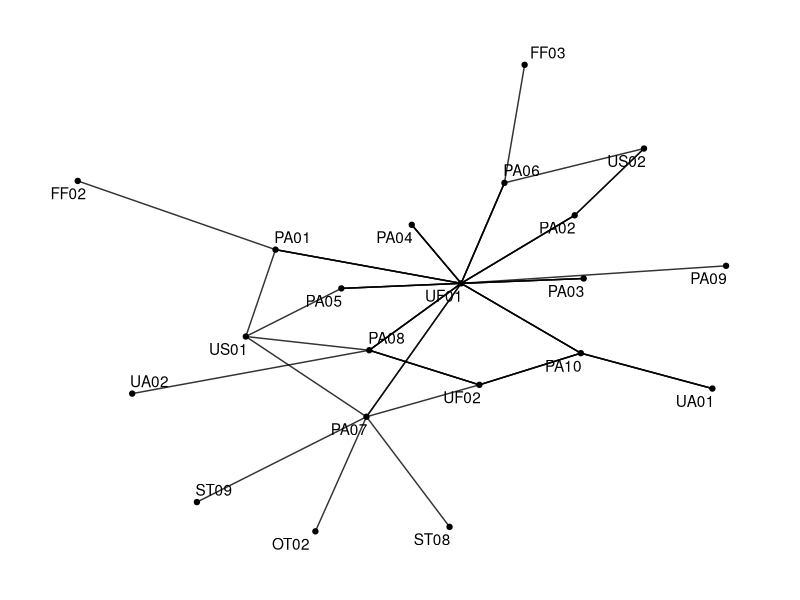
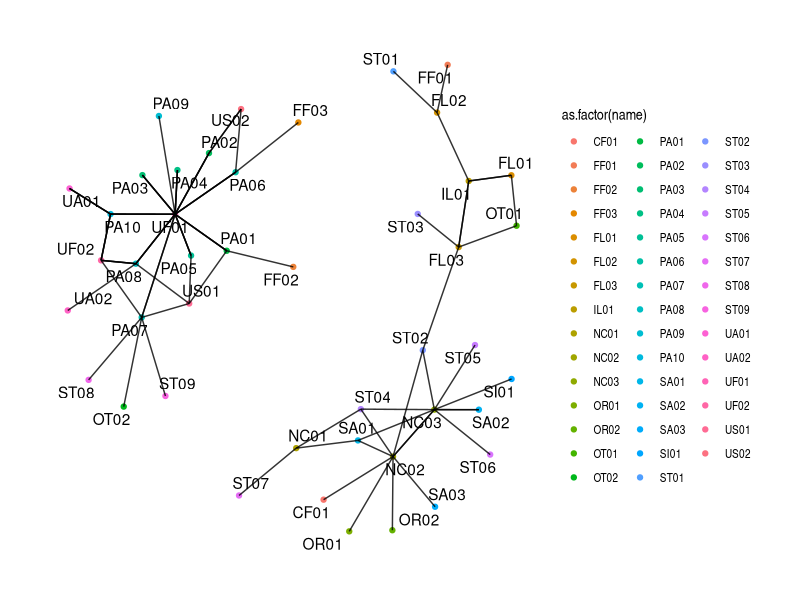
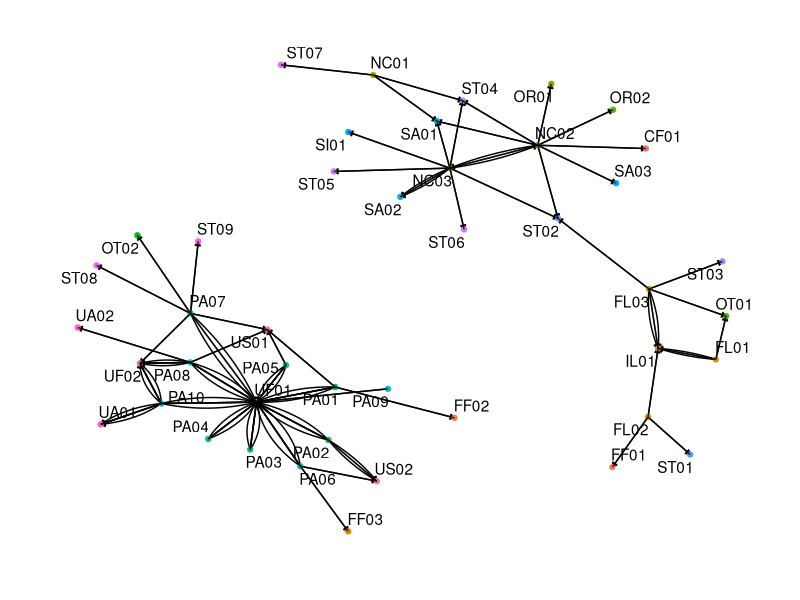
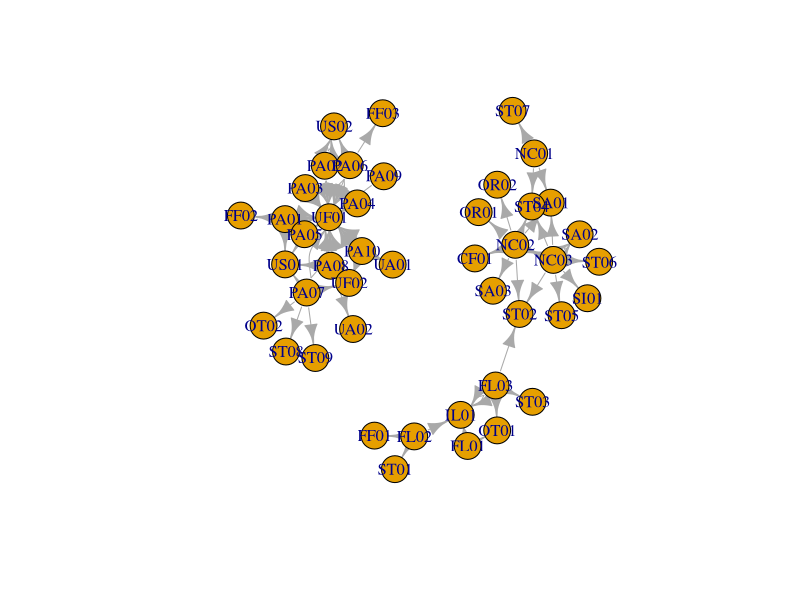
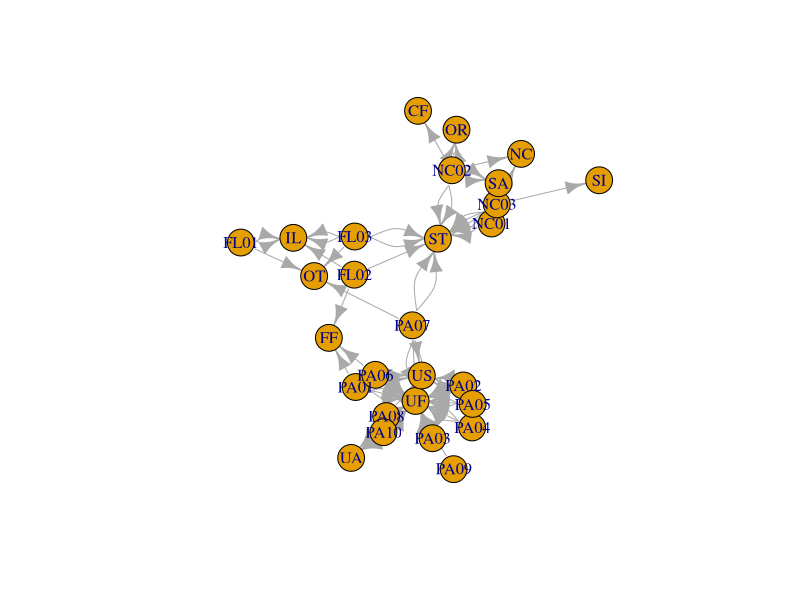
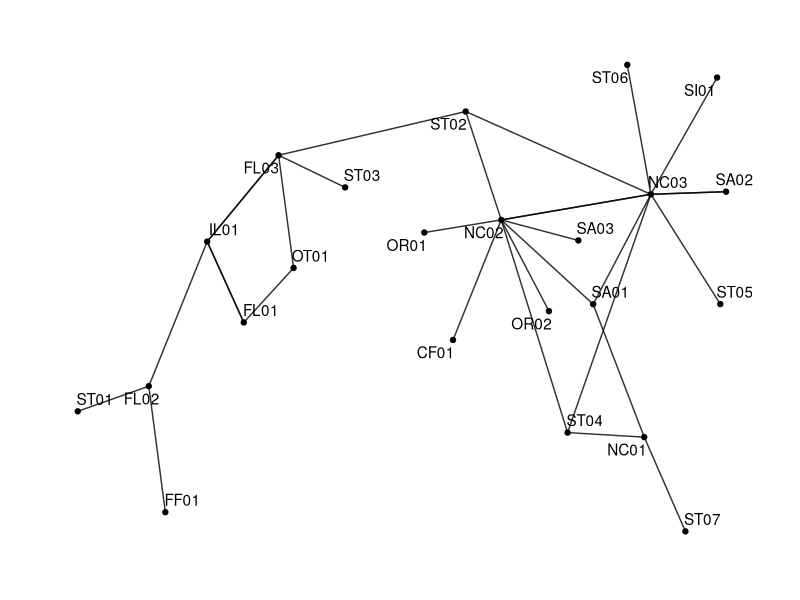
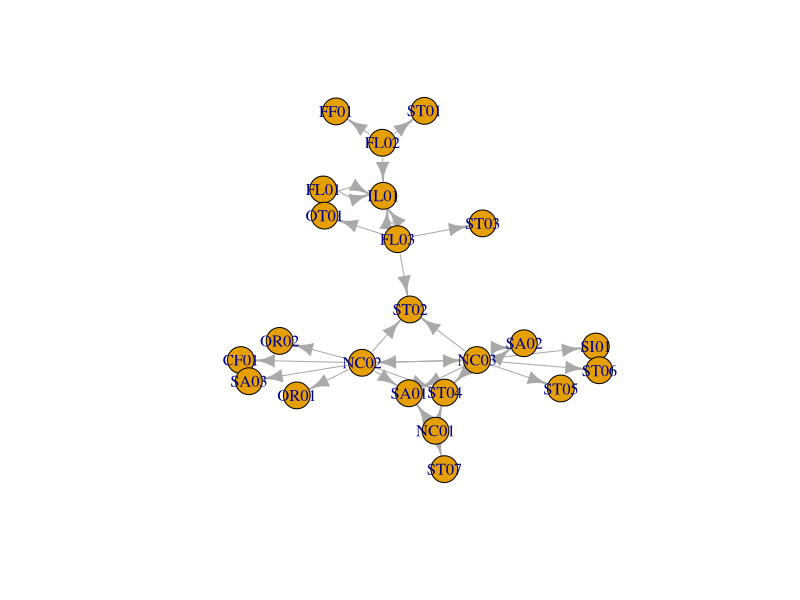

These figures' R source, in order: (Note: this script raises an error after producing the figures.)
library(readr)
library(dplyr)
library(tidyr)
library(igraph)
#library(sna)
#library(GGally)
library(tidygraph)
library(ggraph)

calculate.centrality <- function(the.frame) {
  
  the.graph <- simplify(
    graph_from_edgelist(as.matrix(the.frame), directed = TRUE),
    remove.loops = TRUE,
    remove.multiple = TRUE
  )
  
  data.degree <-
    centralization.degree(the.graph, mode = "all", loops = FALSE)
  data.net.degree <- the.graph$centralization
  data.betweenness <-
    centralization.betweenness(the.graph, directed = FALSE)
  data.net.betweenness <- data.betweenness$centralization
  data.closeness <-
    centralization.closeness(the.graph, mode = "all")
  data.net.closeness <- data.closeness$centralization
  data.eigen <- centralization.evcent(the.graph, directed = FALSE)
  data.coreness <- coreness(the.graph, mode = "all")
  
  analysis.network.data <- data.frame(
    degree = data.degree$res,
    betweenness = data.betweenness$res,
    closeness = data.closeness$res,
    eigen = data.eigen$vector,
    coreness = data.coreness
  )
  return(analysis.network.data)
}

pates.frame <- read_csv("data/pates-sna-01.csv", show_col_types = FALSE) |>
  mutate_all(toupper) |>
  pivot_longer(cols = starts_with("Q"),
               names_to = "question",
               values_to = "to") |>
  na.omit() |>
  select("question", "from" = "id", "to")
ncfl.frame <- read_csv("data/ncfl-sna-01.csv", show_col_types = FALSE) |>
  mutate_all(toupper) |>
  pivot_longer(cols = starts_with("Q"),
               names_to = "question",
               values_to = "to") |>
  na.omit() |>
  select("question", "from" = "ID", "to")

full.frame <- rbind(pates.frame, ncfl.frame)

df <- pates.frame[,2:3]
graph <- graph_from_data_frame(df, directed = TRUE)
pates.graph <- as_tbl_graph(graph)

ggraph(pates.graph, layout = "fr") + 
  geom_node_point() +
  geom_edge_link(alpha = 0.8) + 
  geom_node_text(aes(label = name), repel = TRUE) +
  labs(edge_width = "Letters") +
  theme_graph()

df <- full.frame[,2:3]
graph <- graph_from_data_frame(df, directed = TRUE)
full.graph <- as_tbl_graph(graph)

ggraph(full.graph, layout = "fr") + 
  geom_node_point(aes(color = as.factor(name))) +
  geom_edge_link(alpha = 0.8) + 
  geom_node_text(aes(label = name), repel = TRUE) +
  labs(edge_width = "Letters") +
  theme_graph()

full.graph |>
  ggraph(layout = "fr") +
  geom_edge_fan(arrow = arrow(length = unit(1.25, 'mm'), type = 'closed')) +
  geom_node_point(aes(color = name),
                  show.legend = F) +
  geom_edge_link(alpha = 0.8) + 
  geom_node_text(aes(label = name), repel = TRUE) +
  labs(edge_width = "Letters") +
  theme_graph()

plot(graph)
df$to <- gsub("\\d", "", df$to)
graph <- graph_from_data_frame(df, directed = TRUE)
plot(graph)

df <- ncfl.frame[,2:3]
graph <- graph_from_data_frame(df, directed = TRUE)
ncfl.graph <- as_tbl_graph(graph)

ggraph(ncfl.graph, layout = "dh") + 
  geom_node_point() +
  geom_edge_link(alpha = 0.8) + 
  geom_node_text(aes(label = name), repel = TRUE) +
  labs(edge_width = "Letters") +
  theme_graph()


plot(graph)
df.cent <- calculate.centrality(df)
df.cent <- df.cent %>% filter(!grepl("^(PA|NC01|FL)", rownames(.)))
ggnet(graph)
